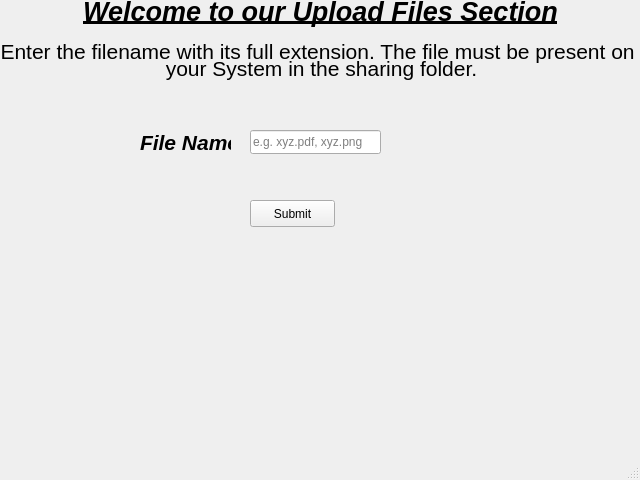
<?xml version="1.0" encoding="UTF-8"?>
<ui version="4.0">
 <class>MainWindow</class>
 <widget class="QMainWindow" name="MainWindow">
  <property name="windowModality">
   <enum>Qt::WindowModal</enum>
  </property>
  <property name="geometry">
   <rect>
    <x>0</x>
    <y>0</y>
    <width>640</width>
    <height>480</height>
   </rect>
  </property>
  <property name="windowTitle">
   <string>MainWindow</string>
  </property>
  <widget class="QWidget" name="centralwidget">
   <widget class="QLineEdit" name="lineEdit">
    <property name="geometry">
     <rect>
      <x>250</x>
      <y>130</y>
      <width>131</width>
      <height>24</height>
     </rect>
    </property>
    <property name="autoFillBackground">
     <bool>false</bool>
    </property>
    <property name="placeholderText">
     <string>e.g. xyz.pdf, xyz.png</string>
    </property>
   </widget>
   <widget class="QLabel" name="label">
    <property name="geometry">
     <rect>
      <x>140</x>
      <y>130</y>
      <width>91</width>
      <height>20</height>
     </rect>
    </property>
    <property name="text">
     <string>&lt;html&gt;&lt;head/&gt;&lt;body&gt;&lt;p&gt;&lt;span style=&quot; font-size:16pt; font-weight:600; font-style:italic;&quot;&gt;File Name&lt;/span&gt;&lt;/p&gt;&lt;/body&gt;&lt;/html&gt;</string>
    </property>
   </widget>
   <widget class="QPushButton" name="pushButton">
    <property name="geometry">
     <rect>
      <x>250</x>
      <y>200</y>
      <width>85</width>
      <height>27</height>
     </rect>
    </property>
    <property name="text">
     <string>Submit</string>
    </property>
   </widget>
   <widget class="QLabel" name="label_2">
    <property name="geometry">
     <rect>
      <x>0</x>
      <y>-10</y>
      <width>641</width>
      <height>81</height>
     </rect>
    </property>
    <property name="text">
     <string>&lt;html&gt;&lt;head/&gt;&lt;body&gt;&lt;p align=&quot;center&quot;&gt;&lt;span style=&quot; font-size:20pt; font-weight:600; font-style:italic; text-decoration: underline;&quot;&gt;Welcome to our Upload Files Section&lt;/span&gt;&lt;/p&gt;&lt;p align=&quot;center&quot;&gt;&lt;span style=&quot; font-size:16pt;&quot;&gt;Enter the filename with its full extension. The file must be present on &lt;/span&gt;&lt;/p&gt;&lt;/body&gt;&lt;/html&gt;</string>
    </property>
   </widget>
   <widget class="QLabel" name="label_3">
    <property name="geometry">
     <rect>
      <x>-4</x>
      <y>33</y>
      <width>651</width>
      <height>71</height>
     </rect>
    </property>
    <property name="text">
     <string>&lt;html&gt;&lt;head/&gt;&lt;body&gt;&lt;p align=&quot;center&quot;&gt;&lt;span style=&quot; font-size:16pt;&quot;&gt;your System in the sharing folder.&lt;/span&gt;&lt;/p&gt;&lt;/body&gt;&lt;/html&gt;</string>
    </property>
   </widget>
  </widget>
  <widget class="QMenuBar" name="menubar">
   <property name="geometry">
    <rect>
     <x>0</x>
     <y>0</y>
     <width>640</width>
     <height>22</height>
    </rect>
   </property>
  </widget>
  <widget class="QStatusBar" name="statusbar"/>
 </widget>
 <resources/>
 <connections/>
</ui>
